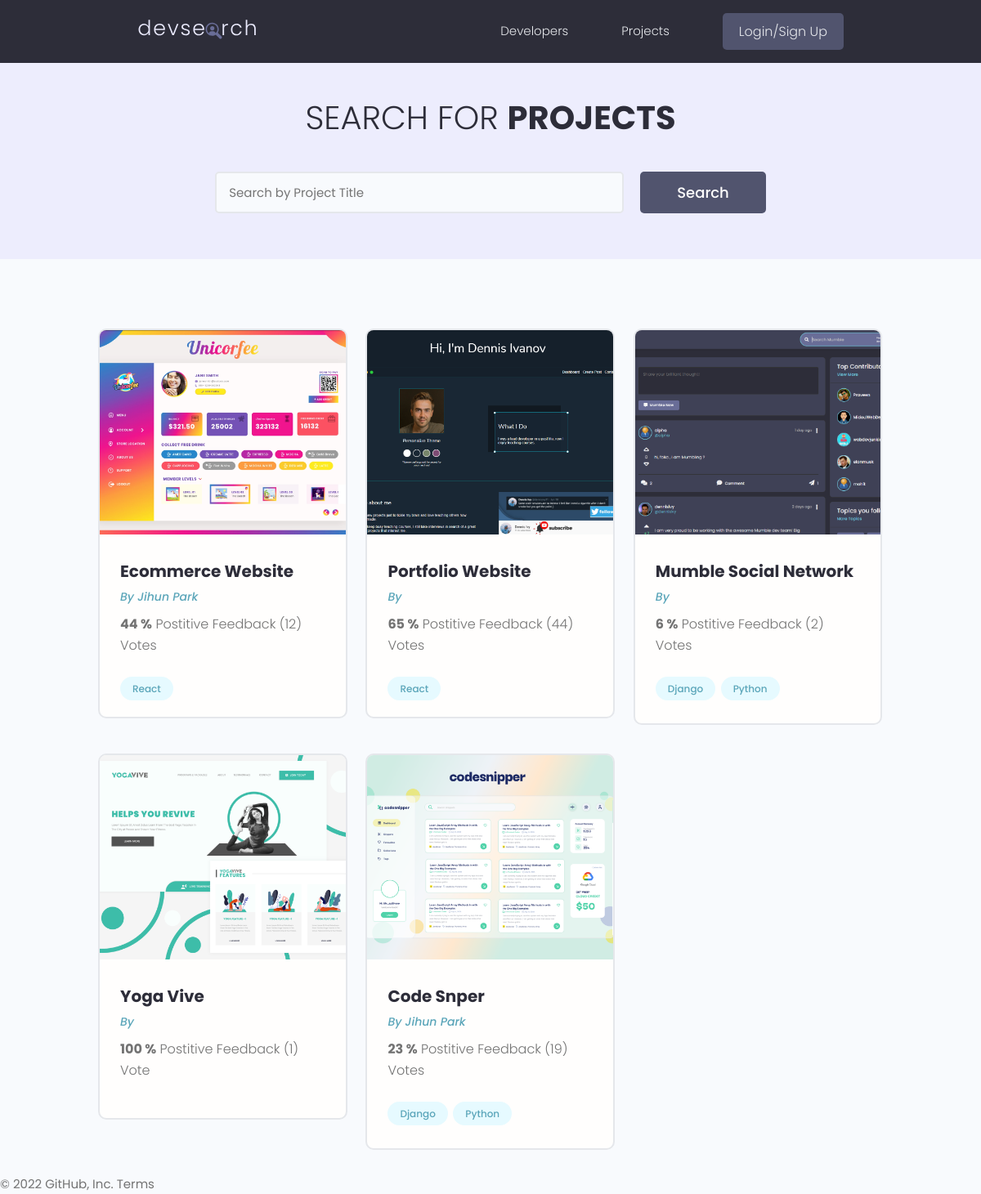
Page /apps/ on the committed database.
### apps/models.py (models this page shows, shortened)
class Project(models.Model):
    owner = models.ForeignKey(Profile, null=True, blank=True, on_delete=models.SET_NULL)
    title = models.CharField(max_length=200)
    description = models.TextField(null=True, blank=True)
    featured_image = models.ImageField(null=True, blank=True, default="default.jpg")
    demo_link = models.CharField(max_length=2000, blank=True)
    source_link = models.CharField(max_length=2000, null=True, blank=True)
    tags = models.ManyToManyField("Tag", blank=True) #many to many relationship with tags
    vote_total = models.IntegerField(default=0, null=True, blank=True)
    vote_ratio = models.IntegerField(default=0, null=True, blank=True)
    created = models.DateTimeField(auto_now_add=True)
    id = models.UUIDField(default=uuid.uuid4, unique=True, primary_key=True, editable=False)

class Tag(models.Model):
    name = models.CharField(max_length=200)
    created = models.DateTimeField(auto_now_add=True)
    id = models.UUIDField(default=uuid.uuid4, unique=True, primary_key=True, editable=False)
    def __str__(self):
        return self.name

### users/models.py (models this page shows, shortened)
class Profile(models.Model):
    user = models.OneToOneField(User, on_delete=models.CASCADE, null=True, blank=True)
    name = models.CharField(max_length=200, blank=True, null=True)
    email = models.EmailField(max_length=500, blank=True, null=True)
    username = models.CharField(max_length=200, blank=True, null=True)
    location = models.CharField(max_length=200, blank=True, null=True)
    short_intro = models.CharField(max_length=200, blank=True, null=True)
    bio = models.TextField(blank=True, null=True)
    profile_image = models.ImageField(null=True, blank=True, upload_to='profiles/', default="profiles/user-default.png")
    social_github = models.CharField(max_length=200, blank=True, null=True)
    social_twitter = models.CharField(max_length=200, blank=True, null=True)
    social_linkedin = models.CharField(max_length=200, blank=True, null=True)
    social_youtube= models.CharField(max_length=200, blank=True, null=True)
    social_website = models.CharField(max_length=200, blank=True, null=True)
    created = models.DateTimeField(auto_now_add=True)
    id = models.UUIDField(default=uuid.uuid4, unique=True, primary_key=True, editable=False)

### apps/views.py (the view)
# urls.py: path("", views.index, name="index"),
def index(request):
    projects = Project.objects.all()
    context = {"projects": projects}
    return render(request, "apps/index.html", context)

### apps/templates/apps/index.html (shortened to what this page needs)
<!DOCTYPE html>
<html lang="en">
<head>
</head>
<body>
    {% extends "main.html" %}
    {%  block content %}
  <main class="projects">
    <section class="hero-section text-center">
      <div class="container container--narrow">
        <div class="hero-section__box">
          <h2>Search for <span>Projects</span></h2>
        </div>
        <div class="hero-section__search">
          <form class="form" action="#" method="get">
            <div class="form__field">
              <input class="input input--text" id="formInput#search" type="text" name="text"
                placeholder="Search by Project Title" />
            </div>
            <input class="btn btn--sub btn--lg" type="submit" value="Search" />
          </form>
        </div>
      </div>
    </section>
    <section class="projectsList">
      <div class="container">
        <div class="grid grid--three">
        {% for project in projects %}
          <div class="column">
            <div class="card project">
              <a href="{% url 'display' project.id %}" class="project">
                <img class="project__thumbnail" src="{{ project.featured_image.url }}" alt="project thumbnail"/>
                <div class="card__body">
                  <h3 class="project__title">{{project.title}}</h3>
                  <p><a class="project__author" href="{% url 'display' project.id %}">By {{project.owner.name}}</a></p>
                  <p class="project--rating">
                    <span style="font-weight: bold;">{{project.vote_ratio}} %</span> Postitive
                    Feedback ({{project.vote_total}}) Vote{{project.vote_total|pluralize}}
                  </p>
                  <div class="project__tags">
                    {% for tag in project.tags.all %}
                    <span class="tag tag--pill tag--main">
                      <small>{{tag}}</small>
                    </span>
                    {% endfor %}
                  </div>
                </div>
              </a>
            </div>
          </div>
          {% endfor %}
         </div>
      </div>
    </section>
  </main>
    {% endblock content %}

### templates/main.html (shortened to what this page needs)
<!DOCTYPE html>
{% load static %}
<html>
<head>
    <link rel="stylesheet" href="https://cdn.iconmonstr.com/1.3.0/css/iconmonstr-iconic-font.min.css" />
    <link rel="stylesheet" href="{% static 'uikit/styles/uikit.css' %}" />
    <link rel="stylesheet" href="{% static 'styles/app.css' %}" />
</head>
<body>
    {% include 'navbar.html' %}
    {% block content %}
    {% endblock content %}
</body>
</html>

### templates/navbar.html (shortened to what this page needs)
{% load static %}
<header class="header">
    <div class="container container--narrow">
        <a href="{% url 'profiles' %}" class="header__logo">
            <img src="{% static 'images/logo.svg' %} " alt="DevSearch Logo" />
        </a>
      <nav class="header__nav">
        <ul class="header__menu">
          <li class="header__menuItem"><a href="{% url 'profiles' %}">Developers</a></li>
          <li class="header__menuItem"><a href="{% url 'index' %}">Projects</a></li>
          {% if request.user.is_authenticated %}
          <li class="header__menuItem"><a href="{% url 'userAccount' %}">Account</a></li>
          <li class="header__menuItem"><a href="{% url 'logoutUser' %}" class="btn btn--sub">Log Out</a></li>
          {% else %}
          <li class="header__menuItem"><a href="{% url 'loginUser' %}" class="btn btn--sub">Login/Sign Up</a></li>
          {% endif %}
        </ul>
      </nav>
    </div>
  </header>

### static/styles/app.css (style rules this page uses)
:root { --color-sub: #2d2d39; }
.btn--sub { background-color: var(--color-sub-light); }
.card { border: 2px solid var(--color-light); }
img { width: 100%; }
.header { position: sticky; z-index: 111; background-color: var(--color-sub); padding: 1.5rem 0; }
.header > .container { display: flex; justify-content: space-between; align-items: center; }
.header__logo > img { height: 3.8rem; }
.header__nav > ul { display: inline-flex; align-items: center; list-style: none; gap: 6.5rem; }
.header__menuItem > a { color: var(--color-light); font-weight: 300; }
.hero-section { height: 40vh; display: flex; align-items: center; background-color: var(--color-sub); }
.hero-section__box { margin-bottom: 4rem; }
.hero-section__box > h2, .hero-section__box > h2 > span { font-size: 4rem; color: var(--color-light); line-height: 1.3; text-transform: uppercase; }
.hero-section__box > h2 { font-weight: 300; }
.hero-section__box > h2 > span { font-weight: 700; }
.hero-section__search > .form { display: flex; align-items: center; justify-content: center; gap: 2rem; }
.hero-section__search > .form input.input--text { width: 50rem; }
.project__author { font-size: 1.4rem; font-style: italic; }
.project--rating { margin-bottom: 1.6em; margin-top: .5em; }
.projects > .hero-section { background: var(--color-sub-lighter); height: 30vh; }
.projects .hero-section__box { margin-bottom: 2.5rem; }
.projects .hero-section__box > h2 { color: var(--color-sub); }
.projects .hero-section__box > h2 > span { font-weight: 700; color: var(--color-sub); }
.projectsList { margin-top: 8rem; }
.project__thumbnail { height: 25rem; object-fit: cover; object-position: top center; }
.project__title { font-size: 2rem; font-weight: 700; color: var(--color-sub); }

### static/uikit/styles/modules/_variables.css (style rules this page uses)
:root { --color-main: #5aa5b9; --color-main-light: #e6faff; --color-sub: #3f4156; --color-sub-light: #51546e; --color-sub-lighter: #ededfd; --color-text: #737373; --color-gray: #8b8b8b; --color-light: #e5e7eb; --color-light-gray: #767676; --color-bg: #f8fafd; --color-white: #fffefd; --color-white-light: #f3f3f3; --color-success: #359e64; --color-success-bg: #def8e8; --color-error: #fc4b0b; --color-error-bg: #fff2ee; --font-base: 'Poppins', arial, helvetica, 'Segoe UI', roboto, ubuntu, sans-serif; --font-monospace: 'Fira Code', 'Courier New', courier, monospace; --font-regular: 300; --font-medium: 500; --font-bold: 700; --generic-shadow: 1px 1px 5px #00000010; --generic-transition: all 0.3s ease-in-out; }

### static/uikit/styles/modules/_base.css (style rules this page uses)
* { margin: 0; padding: 0; box-sizing: border-box; text-rendering: optimizeLegibility; color: inherit; font-size: inherit; }
html { font-size: 50%; }
@media only screen and (min-width: 480px) { html { font-size: 56.25%; } }
@media only screen and (min-width: 1200px) { html { font-size: 62.5%; } }
body { line-height: 1.6; font-weight: 400; font-size: 1.5rem; color: var(--color-text); background-color: var(--color-bg); min-height: 100vh; }

### static/uikit/styles/modules/_typography.css (style rules this page uses)
* { font-family: var(--font-base); }
h2 { font-size: 3.6rem; font-weight: var(--font-bold); }
h3 { font-size: 3.2rem; font-weight: var(--font-medium); }
p, span, strong { font-size: 1.6rem; color: var(--color-text); font-weight: var(--font-regular); }
a { padding-bottom: 2px; text-decoration: none; display: inline-block; color: var(--color-main); font-weight: var(--font-medium); }

### static/uikit/styles/modules/_utilities.css (style rules this page uses)
.container { width: 92%; max-width: 165rem; margin: 0 auto; box-sizing: border-box; }
.container--narrow { width: 92%; max-width: 120rem; }
@media screen and (min-width: 1000px) { .container { width: 90%; } }
@media screen and (min-width: 1000px) { .container--narrow { width: 85%; } }
@media screen and (min-width: 1200px) { .container { width: 80%; } }
@media screen and (min-width: 1200px) { .container--narrow { width: 72%; } }
.text-center { text-align: center; }

### static/uikit/styles/modules/_button.css (style rules this page uses)
.btn { display: inline-block; position: relative; cursor: pointer; background-color: var(--color-light); font-weight: var(--font-medium); color: var(--color-sub); text-decoration: none; padding: 1rem 2rem; border-radius: 0.5rem; border: none; width: -webkit-fit-content; width: -moz-fit-content; width: fit-content; height: -webkit-fit-content; height: -moz-fit-content; height: fit-content; font-size: 1.6rem; outline-width: 0; outline-color: transparent; -webkit-backface-visibility: hidden; backface-visibility: hidden; transition: all 0.3s ease-in-out; }
.btn--sub { background-color: var(--color-sub); color: var(--color-white); }
.btn--lg { font-size: 1.8rem; padding: 1.2rem 4.5rem; }

### rows in the picture
Project: featured_image (picture), title "Ecommerce Website", owner.name "Jihun Park", vote_ratio "44", vote_total "12"
Tag: name "React"
Project: featured_image (picture), title "Portfolio Website", vote_ratio "65", vote_total "44"
Project: featured_image (picture), title "Mumble Social Network", vote_ratio "6", vote_total "2"
Tag: name "Django"
Tag: name "Python"
Project: featured_image (picture), title "Yoga Vive", vote_ratio "100", vote_total "1"
Project: featured_image (picture), title "Code Snper", owner.name "Jihun Park", vote_ratio "23", vote_total "19"
